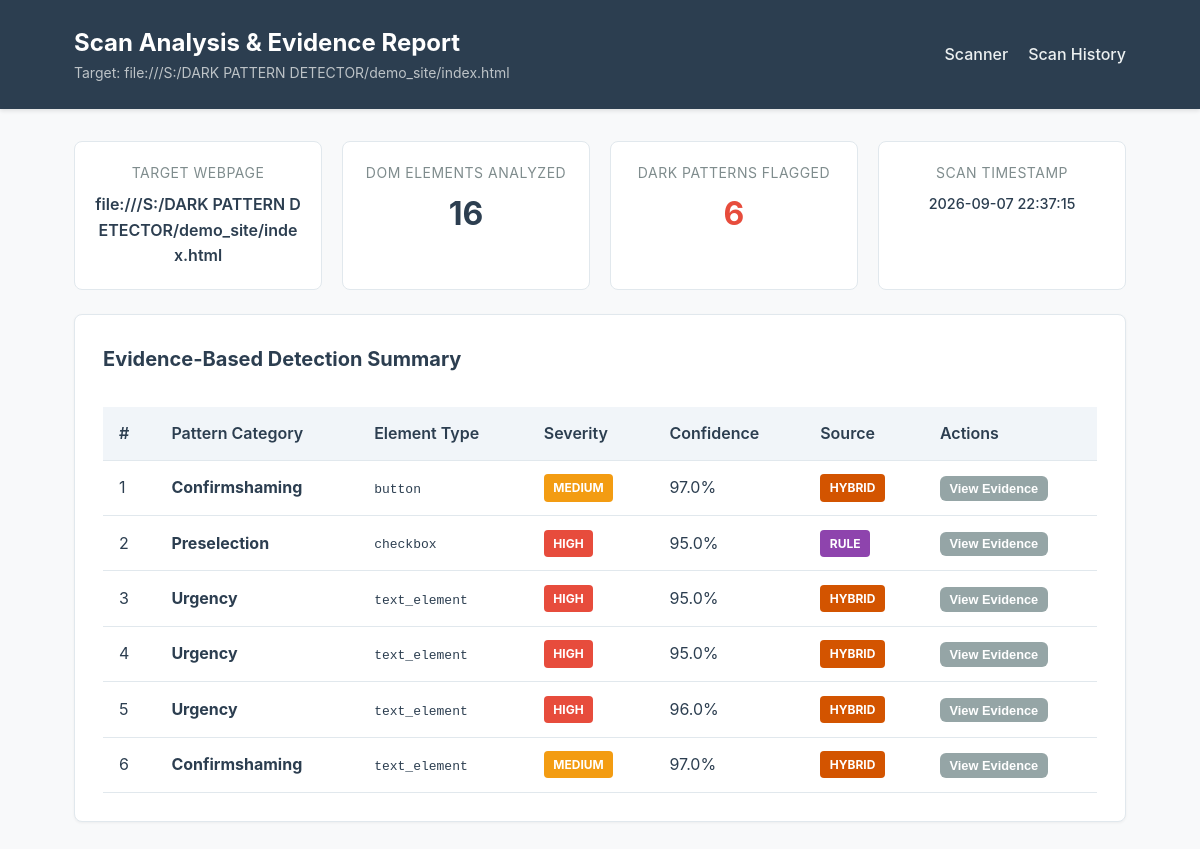
Screenshot of /results/2 with the database file from the repository.
### tables this page shows
CREATE TABLE scans (
                id INTEGER PRIMARY KEY AUTOINCREMENT,
                url TEXT NOT NULL,
                scan_date TEXT NOT NULL,
                total_elements INTEGER NOT NULL DEFAULT 0,
                total_detections INTEGER NOT NULL DEFAULT 0
            );

CREATE TABLE detections (
                id INTEGER PRIMARY KEY AUTOINCREMENT,
                scan_id INTEGER NOT NULL,
                pattern TEXT NOT NULL,
                element_type TEXT,
                element_text TEXT,
                confidence REAL,
                severity TEXT,
                source TEXT,
                explanation TEXT,
                html_snippet TEXT,
                screenshot_path TEXT,
                FOREIGN KEY (scan_id) REFERENCES scans(id) ON DELETE CASCADE
            );

### app.py (the view)
@app.route("/results/<int:scan_id>")
def view_results(scan_id):
    scan_data = db_manager.get_scan(scan_id)
    if not scan_data:
        flash(f"Scan record #{scan_id} not found.", "error")
        return redirect(url_for("index"))
    return render_template("results.html", scan=scan_data)

### database/db.py (called while the page is built, shortened)
    def _get_sqlite_connection(self):
        os.makedirs(os.path.dirname(self.sqlite_db_path), exist_ok=True)
        conn = sqlite3.connect(self.sqlite_db_path)
        conn.row_factory = sqlite3.Row
        return conn

    def get_scan(self, scan_id):
        conn = self._get_sqlite_connection()
        cursor = conn.cursor()
        cursor.execute("SELECT * FROM scans WHERE id = ?", (scan_id,))
        scan_row = cursor.fetchone()
        if not scan_row:
            conn.close()
            return None
        scan = dict(scan_row)
        cursor.execute("SELECT * FROM detections WHERE scan_id = ?", (scan_id,))
        scan["detections"] = [dict(r) for r in cursor.fetchall()]
        conn.close()
        return scan

### templates/results.html (shortened to what this page needs)
<!DOCTYPE html>
<html lang="en">
<head>
    <link rel="stylesheet" href="{{ url_for('static', filename='css/style.css') }}">
</head>
<body>
    <header class="header">
        <div class="header-container">
            <div class="header-title">
                <h1>Scan Analysis & Evidence Report</h1>
                <p>Target: {{ scan.url }}</p>
            </div>
            <nav class="nav-links">
                <a href="{{ url_for('index') }}">Scanner</a>
                <a href="{{ url_for('history') }}">Scan History</a>
            </nav>
        </div>
    </header>
    <main class="container">
        <div class="metrics-grid">
            <div class="metric-card">
                <div class="metric-label">Target Webpage</div>
                <div style="font-size: 1rem; font-weight: 600; margin-top: 0.5rem; word-break: break-all;">
                    {{ scan.url }}
                </div>
            </div>
            <div class="metric-card">
                <div class="metric-label">DOM Elements Analyzed</div>
                <div class="metric-value">{{ scan.total_elements }}</div>
            </div>
            <div class="metric-card">
                <div class="metric-label">Dark Patterns Flagged</div>
                <div class="metric-value" style="color: {% if scan.total_detections > 0 %}var(--accent-color){% else %}var(--source-ml){% endif %};">
                    {{ scan.total_detections }}
                </div>
            </div>
            <div class="metric-card">
                <div class="metric-label">Scan Timestamp</div>
                <div style="font-size: 0.9rem; font-weight: 500; margin-top: 0.5rem;">
                    {{ scan.scan_date }}
                </div>
            </div>
        </div>
        <section class="card">
            <h3 class="card-title">Evidence-Based Detection Summary</h3>
            {% if scan.detections %}
            <div class="table-responsive">
                <table class="data-table">
                    <thead>
                        <tr>
                            <th>#</th>
                            <th>Pattern Category</th>
                            <th>Element Type</th>
                            <th>Severity</th>
                            <th>Confidence</th>
                            <th>Source</th>
                            <th>Actions</th>
                        </tr>
                    </thead>
                    <tbody>
                        {% for d in scan.detections %}
                        <tr>
                            <td>{{ loop.index }}</td>
                            <td><strong>{{ d.pattern }}</strong></td>
                            <td><code>{{ d.element_type }}</code></td>
                            <td>
                                <span class="badge badge-{{ d.severity | lower }}">
                                    {{ d.severity }}
                                </span>
                            </td>
                            <td>{{ "%.1f"|format(d.confidence * 100) if d.confidence is number else d.confidence }}%</td>
                            <td>
                                <span class="badge badge-{{ d.source | lower }}">
                                    {{ d.source }}
                                </span>
                            </td>
                            <td>
                                <button type="button" class="btn btn-secondary btn-toggle-detail" data-target="detail-{{ loop.index }}" style="padding: 0.3rem 0.6rem; font-size: 0.8rem;">
                                    View Evidence
                                </button>
                            </td>
                        </tr>
                        {% endfor %}
                    </tbody>
                </table>
            </div>
            {% else %}
            <div class="alert alert-info" style="margin-top: 1rem;">
                No deceptive dark pattern UI elements were flagged on this webpage.
            </div>
            {% endif %}
        </section>
    </main>
</body>
</html>

### static/css/style.css (style rules this page uses)
:root { --primary-color: #2c3e50; --secondary-color: #3498db; --accent-color: #e74c3c; --bg-color: #f8f9fa; --card-bg: #ffffff; --text-color: #2c3e50; --text-muted: #7f8c8d; --border-color: #e1e8ed; --severity-high: #e74c3c; --severity-medium: #f39c12; --severity-low: #3498db; --source-rule: #8e44ad; --source-ml: #27ae60; --source-hybrid: #d35400; }
* { box-sizing: border-box; margin: 0; padding: 0; }
body { font-family: -apple-system, BlinkMacSystemFont, "Segoe UI", Roboto, Helvetica, Arial, sans-serif; background-color: var(--bg-color); color: var(--text-color); line-height: 1.6; }
.header { background-color: var(--primary-color); color: #ffffff; padding: 1.5rem 0; box-shadow: 0 2px 4px rgba(0,0,0,0.1); }
.header-container { max-width: 1100px; margin: 0 auto; padding: 0 1.5rem; display: flex; justify-content: space-between; align-items: center; }
.header-title h1 { font-size: 1.5rem; font-weight: 700; }
.header-title p { font-size: 0.875rem; color: #bdc3c7; }
.nav-links { display: flex; gap: 1.25rem; }
.nav-links a { color: #ecf0f1; text-decoration: none; font-weight: 500; transition: color 0.2s; }
.container { max-width: 1100px; margin: 2rem auto; padding: 0 1.5rem; }
.card { background: var(--card-bg); border: 1px solid var(--border-color); border-radius: 8px; padding: 1.75rem; margin-bottom: 1.5rem; box-shadow: 0 1px 3px rgba(0,0,0,0.05); }
.card-title { font-size: 1.25rem; margin-bottom: 1rem; color: var(--primary-color); }
.btn { background-color: var(--secondary-color); color: #ffffff; padding: 0.75rem 1.5rem; border: none; border-radius: 6px; font-size: 1rem; font-weight: 600; cursor: pointer; text-decoration: none; display: inline-block; transition: background-color 0.2s; }
.btn-secondary { background-color: #95a5a6; }
.metrics-grid { display: grid; grid-template-columns: repeat(auto-fit, minmax(220px, 1fr)); gap: 1.25rem; margin-bottom: 1.5rem; }
.metric-card { background: var(--card-bg); border: 1px solid var(--border-color); border-radius: 8px; padding: 1.25rem; text-align: center; }
.metric-value { font-size: 2rem; font-weight: 700; color: var(--primary-color); margin-top: 0.25rem; }
.metric-label { font-size: 0.875rem; color: var(--text-muted); text-transform: uppercase; letter-spacing: 0.5px; }
.badge { display: inline-block; padding: 0.25rem 0.6rem; border-radius: 4px; font-size: 0.75rem; font-weight: 700; text-transform: uppercase; color: #ffffff; }
.badge-high { background-color: var(--severity-high); }
.badge-medium { background-color: var(--severity-medium); }
.badge-rule { background-color: var(--source-rule); }
.badge-hybrid { background-color: var(--source-hybrid); }
.table-responsive { overflow-x: auto; }
.data-table { width: 100%; border-collapse: collapse; margin-top: 1rem; }
.data-table th, .data-table td { padding: 0.85rem 1rem; text-align: left; border-bottom: 1px solid var(--border-color); }
.data-table th { background-color: #f1f5f9; font-weight: 600; color: var(--primary-color); }

### rows the page displays
scans: url "file:///S:/DARK PATTERN DETECTOR/demo_site/index.html", total_elements "16", total_detections "6", scan_date "2026-09-07 22:37:15"
detections: pattern "Confirmshaming", element_type "button", severity "MEDIUM", confidence "97.0", source "HYBRID"
detections: pattern "Preselection", element_type "checkbox", severity "HIGH", confidence "95.0", source "RULE"
detections: pattern "Urgency", element_type "text_element", severity "HIGH", confidence "95.0", source "HYBRID"
detections: pattern "Urgency", element_type "text_element", severity "HIGH", confidence "95.0", source "HYBRID"
detections: pattern "Urgency", element_type "text_element", severity "HIGH", confidence "96.0", source "HYBRID"
detections: pattern "Confirmshaming", element_type "text_element", severity "MEDIUM", confidence "97.0", source "HYBRID"
